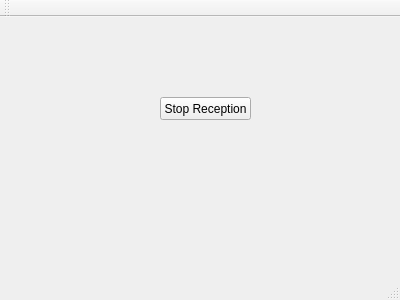
<?xml version="1.0" encoding="UTF-8"?>
<ui version="4.0">
 <class>MainWindow</class>
 <widget class="QMainWindow" name="MainWindow">
  <property name="geometry">
   <rect>
    <x>0</x>
    <y>0</y>
    <width>400</width>
    <height>300</height>
   </rect>
  </property>
  <property name="windowTitle">
   <string>MainWindow</string>
  </property>
  <widget class="QWidget" name="centralWidget">
   <widget class="QPushButton" name="stop">
    <property name="geometry">
     <rect>
      <x>160</x>
      <y>80</y>
      <width>91</width>
      <height>23</height>
     </rect>
    </property>
    <property name="text">
     <string>Stop Reception</string>
    </property>
   </widget>
  </widget>
  <widget class="QMenuBar" name="menuBar">
   <property name="geometry">
    <rect>
     <x>0</x>
     <y>0</y>
     <width>400</width>
     <height>21</height>
    </rect>
   </property>
  </widget>
  <widget class="QToolBar" name="mainToolBar">
   <attribute name="toolBarArea">
    <enum>TopToolBarArea</enum>
   </attribute>
   <attribute name="toolBarBreak">
    <bool>false</bool>
   </attribute>
  </widget>
  <widget class="QStatusBar" name="statusBar"/>
 </widget>
 <layoutdefault spacing="6" margin="11"/>
 <resources/>
 <connections/>
</ui>
